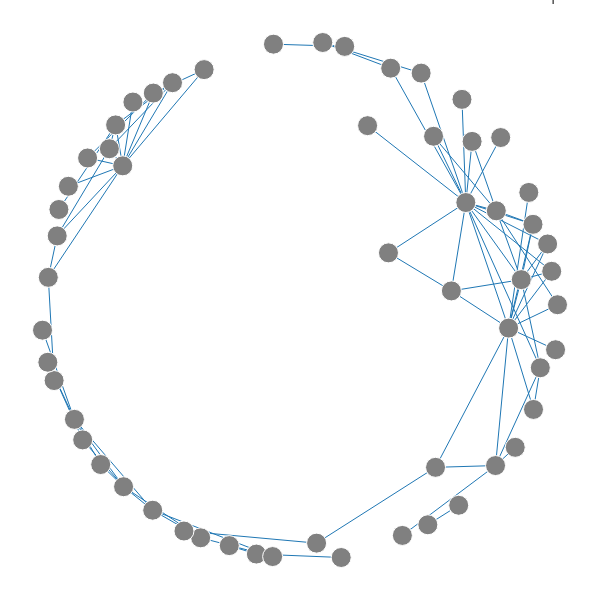

Notebook code for this chart:
### Markdown cell above
## All Cohesin ChiA-PET interactions with at least one end within chr16:53036275-55396614

### Code cell
sub_position=nx.spring_layout(sub_graph,dim=2)    

#make node trace
traceN = go.Scatter(x=[], y=[], mode="markers", text=[],marker=go.Marker(color=[],size=[],opacity=[]))
traceN["name"] = ""
traceN["hoverinfo"] = "text"
for node in sub_graph.nodes(data=True):
    text_node = node[0]
    traceN["text"].append(text_node.replace("\n","<br>"))
    traceN["marker"]["color"].append("grey")
    traceN["marker"]["size"].append(20)
    traceN["marker"]["opacity"].append(1)
    traceN["x"].append(sub_position[node[0]][0])
    traceN["y"].append(sub_position[node[0]][1])
    
traceE = go.Scatter(x=[], y=[], mode="lines", hoverinfo = "none")
traceE["name"] = ""
traceE["line"]["width"] = 1
for edge in sub_graph.edges(data=True):
    traceE["x"] += [sub_position[edge[0]][0],sub_position[edge[1]][0], None]
    traceE["y"] += [sub_position[edge[0]][1],sub_position[edge[1]][1], None]

data = go.Data([traceE, traceN])
fig = go.Figure(data=data, layout=layout)
plotly.offline.iplot(fig)

### Figure 1 — Plotly figure (JSON) as saved in the notebook; plotly's stock layout.template omitted (floating-point values rounded to 4 significant figures; data arrays with more than 128 entries replaced by an {"elided": "..."} marker saying what was removed)
{"data": [{"hoverinfo": "none", "line": {"width": 1}, "mode": "lines", "name": "", "type": "scatter", "x": {"elided": "249 float values"}, "y": {"elided": "249 float values"}}, {"hoverinfo": "text", "marker": {"color": ["grey", "grey", "grey", "grey", "grey", "grey", "grey", "grey", "grey", "grey", "grey", "grey", "grey", "grey", "grey", "grey", "grey", "grey", "grey", "grey", "grey", "grey", "grey", "grey", "grey", "grey", "grey", "grey", "grey", "grey", "grey", "grey", "grey", "grey", "grey", "grey", "grey", "grey", "grey", "grey", "grey", "grey", "grey", "grey", "grey", "grey", "grey", "grey", "grey", "grey", "grey", "grey", "grey", "grey", "grey", "grey", "grey"], "opacity": [1, 1, 1, 1, 1, 1, 1, 1, 1, 1, 1, 1, 1, 1, 1, 1, 1, 1, 1, 1, 1, 1, 1, 1, 1, 1, 1, 1, 1, 1, 1, 1, 1, 1, 1, 1, 1, 1, 1, 1, 1, 1, 1, 1, 1, 1, 1, 1, 1, 1, 1, 1, 1, 1, 1, 1, 1], "size": [20, 20, 20, 20, 20, 20, 20, 20, 20, 20, 20, 20, 20, 20, 20, 20, 20, 20, 20, 20, 20, 20, 20, 20, 20, 20, 20, 20, 20, 20, 20, 20, 20, 20, 20, 20, 20, 20, 20, 20, 20, 20, 20, 20, 20, 20, 20, 20, 20, 20, 20, 20, 20, 20, 20, 20, 20]}, "mode": "markers", "name": "", "text": ["chr16:54625393-54626553", "chr16:544982-546209", "chr16:53077616-53078997", "chr16:53055849-53057134", "chr16:55090143-55091592", "chr16:54966398-54967506", "chr16:54624304-54625265", "chr16:53193391-53194589", "chr16:474672-475988", "chr16:53132274-53134474", "chr16:53806737-53807857", "chr16:53123686-53124703", "chr16:5462316-5463504", "chr16:53979176-53980851", "chr16:53580485-53581592", "chr16:54311574-54312525", "chr16:54990922-54992491", "chr16:52101824-52104715", "chr16:54684958-54686247", "chr16:54960934-54965515", "chr16:55291327-55292811", "chr16:55356926-55358883", "chr16:53075143-53076592", "chr16:5539976-5541463", "chr16:5516417-5517248", "chr16:53537050-53537934", "chr16:53241256-53242869", "chr16:54364628-54366033", "chr16:54275871-54276733", "chr16:5478338-5479725", "chr16:53543885-53545174", "chr16:441373-442671", "chr16:53163519-53165336", "chr16:86527974-86528787", "chr16:54851106-54852028", "chr16:52945750-52947581", "chr16:54463985-54465094", "chr16:55068536-55069740", "chr16:53088027-53090207", "chr16:53254174-53255315", "chr16:5535307-5536375", "chr16:5464654-5465896", "chr16:53583412-53584785", "chr16:55327772-55328746", "chr16:54322905-54326252", "chr16:55404338-55405823", "chr16:5654248-5655528", "chr16:54666915-54668601", "chr16:54611161-54612142", "chr16:55055324-55056460", "chr16:54968327-54974272", "chr16:5500004-5501141", "chr16:53925426-53926800", "chr16:5289259-5290048", "chr16:55153909-55155024", "chr16:54227006-54228739", "chr16:54315183-54322626"], "type": "scatter", "x": [0.7311, 0.4129, 0.01121, 0.1412, 0.6948, 0.9832, 0.5411, 0.1745, 0.5767, 0.08706, 0.8099, 0.02241, 0.3054, 0.8762, 0.744, 0.9943, 0.9611, 0.1291, 0.9753, 0.9244, 0.8747, 0.7589, 0.02841, 0.2127, 0.0776, 0.5834, 0.251, 0.668, 0.8846, 0.06166, 0.4459, 0.3606, 0.2139, 0.04997, 0.9906, 0.03168, 0.6277, 0.9127, 0.1549, 0.312, 0.4443, 0.1565, 0.8035, 0.2731, 0.7894, 0.5292, 0.1124, 0.9471, 0.6723, 0.948, 0.8999, 0.01028, 0.755, 0, 0.9389, 0.8295, 0.8173], "y": [0.9405, 0.006656, 0.544, 0.84, 0.04286, 0.5557, 1, 0.8844, 0, 0.7758, 0.8896, 0.3436, 0.03822, 0.6732, 0.06355, 0.4908, 0.3684, 0.7937, 0.6088, 0.5395, 0.1785, 0.1751, 0.6245, 0.09181, 0.2284, 0.9924, 0.9219, 0.5915, 0.8154, 0.2683, 0.9967, 0.02311, 0.9018, 0.7208, 0.4035, 0.6758, 0.8385, 0.2139, 0.7605, 0.9474, 0.001839, 0.1375, 0.1014, 0.05137, 0.5177, 0.02791, 0.1805, 0.647, 0.9501, 0.2875, 0.4454, 0.3791, 0.8179, 0.4414, 0.7089, 0.808, 0.6892]}], "layout": {"height": 600, "hovermode": "closest", "margin": {"b": 0, "l": 0, "r": 0, "t": 0}, "scene": {"xaxis": {"showbackground": false, "showgrid": false, "showline": false, "showticklabels": false, "title": "", "zeroline": false}, "yaxis": {"showbackground": false, "showgrid": false, "showline": false, "showticklabels": false, "title": "", "zeroline": false}, "zaxis": {"showbackground": false, "showgrid": false, "showline": false, "showticklabels": false, "title": "", "zeroline": false}}, "showlegend": false, "title": "All Cohesin-SMC1 ChiA-PET DNA interactions within \nchr16 of Homo Sapiens", "width": 600, "xaxis": {"showbackground": false, "showgrid": false, "showline": false, "showticklabels": false, "title": "", "zeroline": false}, "yaxis": {"showbackground": false, "showgrid": false, "showline": false, "showticklabels": false, "title": "", "zeroline": false}}}
